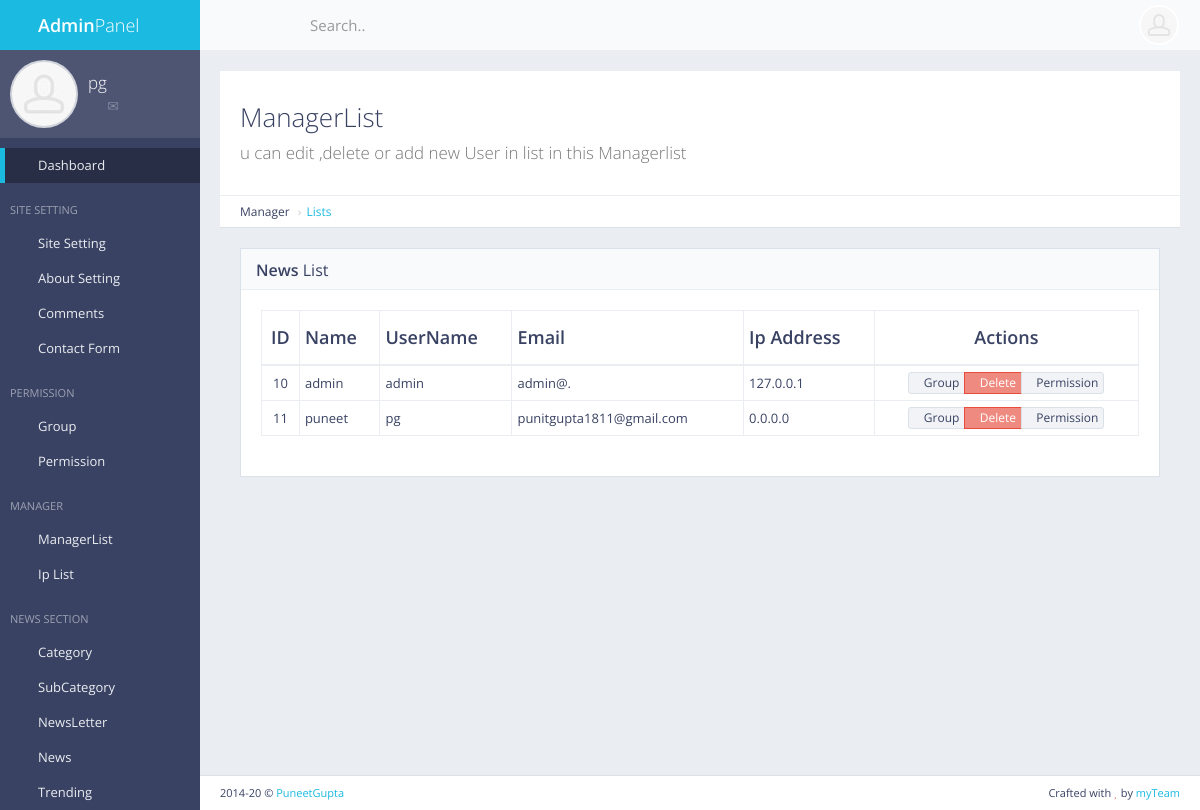
The app's page /panel/manager/list/ (signed in), older data.
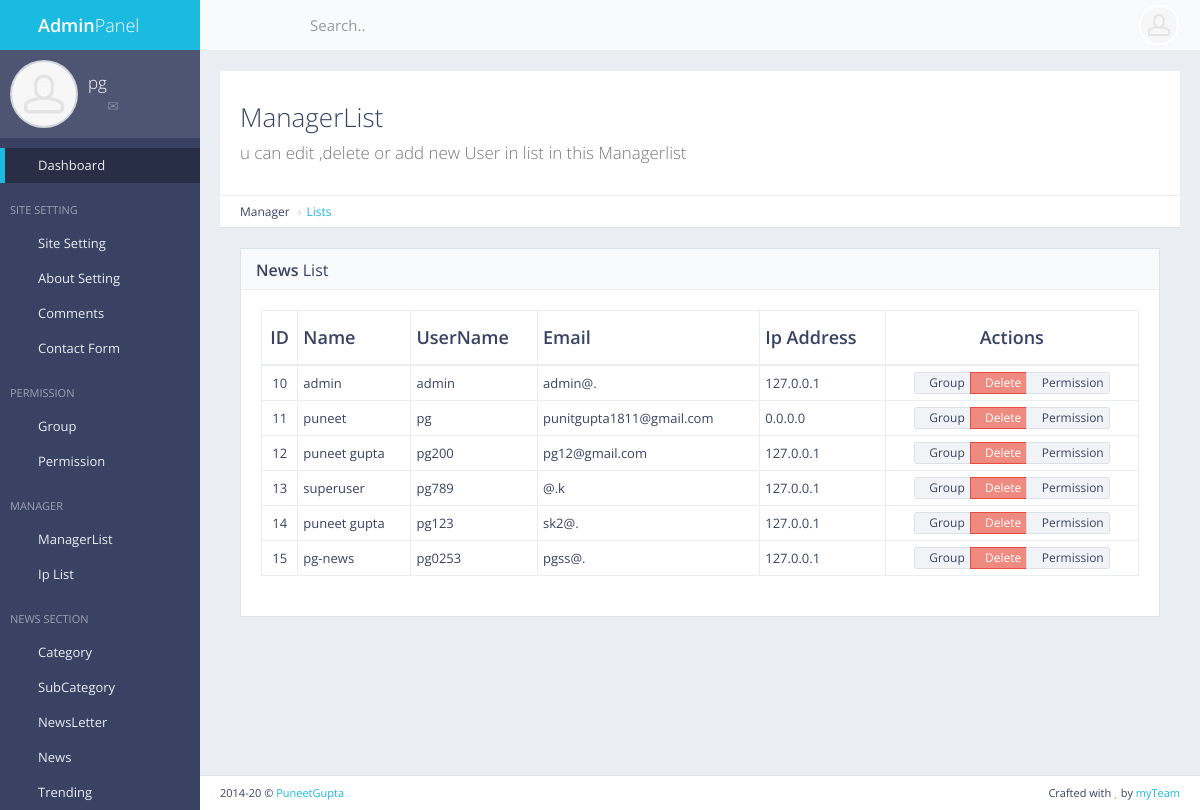
The same page, newer data.
### manager/models.py (models this page shows, shortened)
class Manager(models.Model):
    name = models.CharField(default="",max_length=200)
    u_name = models.CharField(default="",max_length=100)
    e_mail = models.TextField()
    user_ip = models.CharField(max_length=15,default="")
    user_ip = models.TextField(default="")
    country = models.CharField(default="",max_length=100)

### manager/views.py (the view)
# urls.py: url(r'^panel/manager/list/$', views.manager_list, name='manager_list'),
def manager_list(request):
    if not request.user.is_authenticated:
        return redirect('mylogin')
    perm = 0
    for i in request.user.groups.all():
        if i.name == 'masteruser':
            perm = 1
    if perm == 0:
        error_msg = "Access Denied !"
        return render(request,'back/error.html',{'error':error_msg})
    man_list = Manager.objects.all()
    return render(request,'back/manager_list.html',{'managerlist':man_list})

### main/templatetags/extra_auth.py (called while the page is built)
@register.filter(name = "has_group")
def has_group(user,gname):
    return user.groups.filter(name=gname).exists()

### main/templates/back/manager_list.html (shortened to what this page needs)
{% extends 'back/master.html' %}
{% load static %}
{% block mainblock %}
<div id="page-content">
    <div class="content-header">
        <div class="header-section">
            <h1>
                <i class="fa fa-table"></i>ManagerList<br><small>u can edit ,delete or add new User in list in this
                    Managerlist</small>
            </h1>
        </div>
    </div>
    <ul class="breadcrumb breadcrumb-top">
        <li>Manager</li>
        <li><a href="/panel/manager/list">Lists</a></li>
    </ul>
    <div class="block full">
        <div class="block-title">
            <h2><strong>News</strong> List</h2>
        </div>
        <div class="table-responsive">
            <table id="example-datatable" class="table table-vcenter table-condensed table-bordered">
                <thead>
                    <tr>
                        <th class="text-center">ID</th>
                        <th>Name</th>
                        <th>UserName</th>
                        <th>Email</th>
                        <th>Ip Address</th>
                        <th class="text-center">Actions</th>
                    </tr>
                </thead>
                <tbody>
                    {% for c in managerlist %}
                    <tr>
                        <td class="text-center">{{c.pk}}</td>
                        <td>{{c.name}}</td>
                        <td>{{c.u_name}}</td>
                        <td>{{c.e_mail}}</td>
                        <td>{{c.user_ip}}</td>
                        <td class="text-center">
                            <div class="btn-group">
                                <a href="{%url 'users_groups' pk=c.pk %}" data-toggle="tooltip" title="Edit"
                                    class="btn btn-xs btn-default"><i class="fa fa-pencil"></i>Group</a>
                                <a href="{%url 'manager_del' pk=c.pk %}" data-toggle="tooltip" title="Delete"
                                    class="btn btn-xs btn-danger"><i class="fa fa-times"></i>Delete</a>
                                <a href="{%url 'users_perms' pk=c.pk %}" data-toggle="tooltip" title="Permission"
                                    class="btn btn-xs btn-default"><i class="fa fa-pencil"></i>Permission</a>
                            </div>
                        </td>
                    </tr>
                    {% endfor %}
                </tbody>
            </table>
        </div>
    </div>
</div>
{% endblock %}

Row changes from the older to the newer data that the page shows:
added Manager: pk "12", name "puneet gupta", u_name "pg200", e_mail "pg12@gmail.com", user_ip "127.0.0.1"
added Manager: pk "13", name "superuser", u_name "pg789", e_mail "@.k", user_ip "127.0.0.1"
added Manager: pk "14", name "puneet gupta", u_name "pg123", e_mail "sk2@.", user_ip "127.0.0.1"
added Manager: pk "15", name "pg-news", u_name "pg0253", e_mail "pgss@.", user_ip "127.0.0.1"
